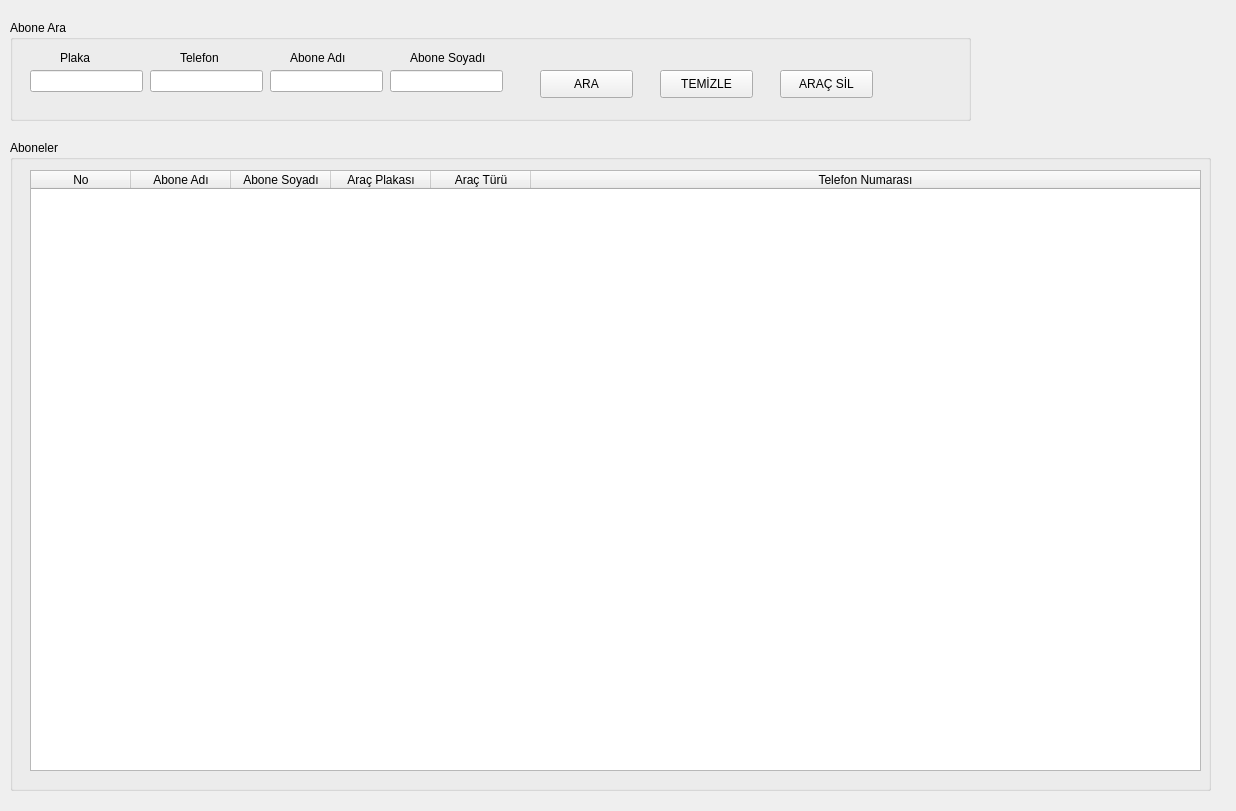
<?xml version="1.0" encoding="UTF-8"?>
<ui version="4.0">
 <class>arac_sil_form</class>
 <widget class="QWidget" name="arac_sil_form">
  <property name="geometry">
   <rect>
    <x>0</x>
    <y>0</y>
    <width>1236</width>
    <height>811</height>
   </rect>
  </property>
  <property name="windowTitle">
   <string>Araç Sil</string>
  </property>
  <widget class="QGroupBox" name="groupBox">
   <property name="geometry">
    <rect>
     <x>10</x>
     <y>20</y>
     <width>961</width>
     <height>101</height>
    </rect>
   </property>
   <property name="title">
    <string>Abone Ara</string>
   </property>
   <widget class="QLabel" name="label">
    <property name="geometry">
     <rect>
      <x>50</x>
      <y>30</y>
      <width>55</width>
      <height>16</height>
     </rect>
    </property>
    <property name="text">
     <string>Plaka</string>
    </property>
   </widget>
   <widget class="QLineEdit" name="ara_plaka">
    <property name="geometry">
     <rect>
      <x>20</x>
      <y>50</y>
      <width>113</width>
      <height>22</height>
     </rect>
    </property>
   </widget>
   <widget class="QLineEdit" name="ara_tel">
    <property name="geometry">
     <rect>
      <x>140</x>
      <y>50</y>
      <width>113</width>
      <height>22</height>
     </rect>
    </property>
   </widget>
   <widget class="QLabel" name="label_2">
    <property name="geometry">
     <rect>
      <x>170</x>
      <y>30</y>
      <width>81</width>
      <height>16</height>
     </rect>
    </property>
    <property name="text">
     <string>Telefon</string>
    </property>
   </widget>
   <widget class="QLineEdit" name="ara_ad">
    <property name="geometry">
     <rect>
      <x>260</x>
      <y>50</y>
      <width>113</width>
      <height>22</height>
     </rect>
    </property>
   </widget>
   <widget class="QLabel" name="label_3">
    <property name="geometry">
     <rect>
      <x>280</x>
      <y>30</y>
      <width>61</width>
      <height>16</height>
     </rect>
    </property>
    <property name="text">
     <string>Abone Adı</string>
    </property>
   </widget>
   <widget class="QLineEdit" name="ara_soyad">
    <property name="geometry">
     <rect>
      <x>380</x>
      <y>50</y>
      <width>113</width>
      <height>22</height>
     </rect>
    </property>
   </widget>
   <widget class="QLabel" name="label_4">
    <property name="geometry">
     <rect>
      <x>400</x>
      <y>30</y>
      <width>81</width>
      <height>16</height>
     </rect>
    </property>
    <property name="text">
     <string>Abone Soyadı</string>
    </property>
   </widget>
   <widget class="QPushButton" name="ara_button">
    <property name="geometry">
     <rect>
      <x>530</x>
      <y>50</y>
      <width>93</width>
      <height>28</height>
     </rect>
    </property>
    <property name="text">
     <string>ARA</string>
    </property>
   </widget>
   <widget class="QPushButton" name="temizle_button">
    <property name="geometry">
     <rect>
      <x>650</x>
      <y>50</y>
      <width>93</width>
      <height>28</height>
     </rect>
    </property>
    <property name="text">
     <string>TEMİZLE</string>
    </property>
   </widget>
   <widget class="QPushButton" name="arac_sil">
    <property name="geometry">
     <rect>
      <x>770</x>
      <y>50</y>
      <width>93</width>
      <height>28</height>
     </rect>
    </property>
    <property name="text">
     <string>ARAÇ SİL</string>
    </property>
   </widget>
  </widget>
  <widget class="QGroupBox" name="groupBox_2">
   <property name="geometry">
    <rect>
     <x>10</x>
     <y>140</y>
     <width>1201</width>
     <height>651</height>
    </rect>
   </property>
   <property name="title">
    <string>Aboneler</string>
   </property>
   <widget class="QTableWidget" name="tableWidget">
    <property name="geometry">
     <rect>
      <x>20</x>
      <y>30</y>
      <width>1171</width>
      <height>601</height>
     </rect>
    </property>
    <property name="minimumSize">
     <size>
      <width>0</width>
      <height>0</height>
     </size>
    </property>
    <property name="lineWidth">
     <number>1</number>
    </property>
    <property name="midLineWidth">
     <number>0</number>
    </property>
    <attribute name="horizontalHeaderVisible">
     <bool>true</bool>
    </attribute>
    <attribute name="horizontalHeaderCascadingSectionResizes">
     <bool>true</bool>
    </attribute>
    <attribute name="horizontalHeaderHighlightSections">
     <bool>true</bool>
    </attribute>
    <attribute name="horizontalHeaderShowSortIndicator" stdset="0">
     <bool>true</bool>
    </attribute>
    <attribute name="horizontalHeaderStretchLastSection">
     <bool>true</bool>
    </attribute>
    <attribute name="verticalHeaderCascadingSectionResizes">
     <bool>true</bool>
    </attribute>
    <attribute name="verticalHeaderShowSortIndicator" stdset="0">
     <bool>true</bool>
    </attribute>
    <attribute name="verticalHeaderStretchLastSection">
     <bool>true</bool>
    </attribute>
    <column>
     <property name="text">
      <string>No</string>
     </property>
    </column>
    <column>
     <property name="text">
      <string>Abone Adı</string>
     </property>
    </column>
    <column>
     <property name="text">
      <string>Abone Soyadı</string>
     </property>
    </column>
    <column>
     <property name="text">
      <string>Araç Plakası</string>
     </property>
    </column>
    <column>
     <property name="text">
      <string>Araç Türü</string>
     </property>
    </column>
    <column>
     <property name="text">
      <string>Telefon Numarası</string>
     </property>
    </column>
   </widget>
  </widget>
 </widget>
 <resources/>
 <connections/>
</ui>
